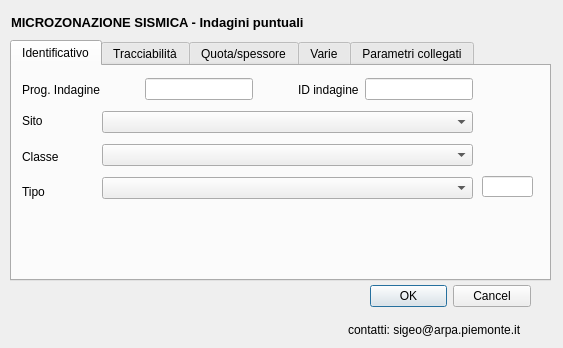
<?xml version="1.0" encoding="UTF-8"?>
<ui version="4.0">
 <class>Dialog</class>
 <widget class="QDialog" name="Dialog">
  <property name="geometry">
   <rect>
    <x>0</x>
    <y>0</y>
    <width>563</width>
    <height>348</height>
   </rect>
  </property>
  <property name="minimumSize">
   <size>
    <width>563</width>
    <height>0</height>
   </size>
  </property>
  <property name="font">
   <font>
    <family>Arial</family>
   </font>
  </property>
  <property name="windowTitle">
   <string>Indagini Puntuali</string>
  </property>
  <widget class="QDialogButtonBox" name="buttonBox">
   <property name="geometry">
    <rect>
     <x>370</x>
     <y>280</y>
     <width>161</width>
     <height>32</height>
    </rect>
   </property>
   <property name="orientation">
    <enum>Qt::Horizontal</enum>
   </property>
   <property name="standardButtons">
    <set>QDialogButtonBox::Cancel|QDialogButtonBox::Ok</set>
   </property>
  </widget>
  <widget class="QLabel" name="label_10">
   <property name="geometry">
    <rect>
     <x>20</x>
     <y>290</y>
     <width>91</width>
     <height>41</height>
    </rect>
   </property>
   <property name="text">
    <string/>
   </property>
   <property name="pixmap">
    <pixmap>resources/arpa.gif</pixmap>
   </property>
  </widget>
  <widget class="QLabel" name="label_16">
   <property name="geometry">
    <rect>
     <x>130</x>
     <y>290</y>
     <width>131</width>
     <height>41</height>
    </rect>
   </property>
   <property name="text">
    <string/>
   </property>
   <property name="pixmap">
    <pixmap>resources/rp.gif</pixmap>
   </property>
  </widget>
  <widget class="QLabel" name="label_17">
   <property name="geometry">
    <rect>
     <x>348</x>
     <y>320</y>
     <width>181</width>
     <height>20</height>
    </rect>
   </property>
   <property name="text">
    <string>contatti: sigeo@arpa.piemonte.it</string>
   </property>
  </widget>
  <widget class="QWidget" name="layoutWidget">
   <property name="geometry">
    <rect>
     <x>11</x>
     <y>11</y>
     <width>531</width>
     <height>22</height>
    </rect>
   </property>
   <layout class="QHBoxLayout" name="horizontalLayout">
    <item>
     <widget class="QLabel" name="label_6">
      <property name="font">
       <font>
        <pointsize>10</pointsize>
        <weight>75</weight>
        <bold>true</bold>
       </font>
      </property>
      <property name="text">
       <string>MICROZONAZIONE SISMICA - Indagini puntuali</string>
      </property>
     </widget>
    </item>
    <item>
     <spacer name="horizontalSpacer">
      <property name="orientation">
       <enum>Qt::Horizontal</enum>
      </property>
      <property name="sizeHint" stdset="0">
       <size>
        <width>40</width>
        <height>20</height>
       </size>
      </property>
     </spacer>
    </item>
   </layout>
  </widget>
  <widget class="QTabWidget" name="Identificativo">
   <property name="geometry">
    <rect>
     <x>10</x>
     <y>40</y>
     <width>541</width>
     <height>241</height>
    </rect>
   </property>
   <property name="currentIndex">
    <number>0</number>
   </property>
   <widget class="QWidget" name="tab">
    <attribute name="title">
     <string>Identificativo</string>
    </attribute>
    <widget class="QLineEdit" name="tipo_ind">
     <property name="geometry">
      <rect>
       <x>470</x>
       <y>110</y>
       <width>51</width>
       <height>21</height>
      </rect>
     </property>
    </widget>
    <widget class="QWidget" name="layoutWidget">
     <property name="geometry">
      <rect>
       <x>90</x>
       <y>40</y>
       <width>371</width>
       <height>101</height>
      </rect>
     </property>
     <layout class="QVBoxLayout" name="verticalLayout">
      <item>
       <widget class="QComboBox" name="pkey_spu"/>
      </item>
      <item>
       <widget class="QComboBox" name="classe_ind"/>
      </item>
      <item>
       <widget class="QComboBox" name="tipo_indcmb"/>
      </item>
     </layout>
    </widget>
    <widget class="QWidget" name="layoutWidget">
     <property name="geometry">
      <rect>
       <x>10</x>
       <y>10</y>
       <width>451</width>
       <height>27</height>
      </rect>
     </property>
     <layout class="QHBoxLayout" name="horizontalLayout_2">
      <item>
       <widget class="QLabel" name="label_3">
        <property name="toolTip">
         <string/>
        </property>
        <property name="statusTip">
         <string/>
        </property>
        <property name="whatsThis">
         <string/>
        </property>
        <property name="text">
         <string>Prog. Indagine</string>
        </property>
       </widget>
      </item>
      <item>
       <spacer name="horizontalSpacer_3">
        <property name="orientation">
         <enum>Qt::Horizontal</enum>
        </property>
        <property name="sizeHint" stdset="0">
         <size>
          <width>40</width>
          <height>20</height>
         </size>
        </property>
       </spacer>
      </item>
      <item>
       <widget class="QLineEdit" name="pkey_indpu">
        <property name="toolTip">
         <string extracomment="pippo"/>
        </property>
        <property name="whatsThis">
         <string/>
        </property>
       </widget>
      </item>
      <item>
       <spacer name="horizontalSpacer_2">
        <property name="orientation">
         <enum>Qt::Horizontal</enum>
        </property>
        <property name="sizeHint" stdset="0">
         <size>
          <width>40</width>
          <height>20</height>
         </size>
        </property>
       </spacer>
      </item>
      <item>
       <widget class="QLabel" name="label_5">
        <property name="toolTip">
         <string/>
        </property>
        <property name="statusTip">
         <string/>
        </property>
        <property name="whatsThis">
         <string/>
        </property>
        <property name="text">
         <string>ID indagine</string>
        </property>
       </widget>
      </item>
      <item>
       <widget class="QLineEdit" name="ID_INDPU">
        <property name="toolTip">
         <string extracomment="pippo"/>
        </property>
        <property name="whatsThis">
         <string/>
        </property>
       </widget>
      </item>
     </layout>
    </widget>
    <widget class="QWidget" name="layoutWidget">
     <property name="geometry">
      <rect>
       <x>10</x>
       <y>40</y>
       <width>71</width>
       <height>101</height>
      </rect>
     </property>
     <layout class="QVBoxLayout" name="verticalLayout_2">
      <item>
       <widget class="QLabel" name="label_4">
        <property name="text">
         <string>Sito</string>
        </property>
       </widget>
      </item>
      <item>
       <widget class="QLabel" name="label">
        <property name="text">
         <string>Classe</string>
        </property>
       </widget>
      </item>
      <item>
       <widget class="QLabel" name="label_2">
        <property name="text">
         <string>Tipo</string>
        </property>
       </widget>
      </item>
     </layout>
    </widget>
   </widget>
   <widget class="QWidget" name="tab_2">
    <attribute name="title">
     <string>Tracciabilità</string>
    </attribute>
    <widget class="QWidget" name="layoutWidget">
     <property name="geometry">
      <rect>
       <x>170</x>
       <y>30</y>
       <width>351</width>
       <height>181</height>
      </rect>
     </property>
     <layout class="QVBoxLayout" name="verticalLayout_3">
      <item>
       <widget class="QLineEdit" name="id_indpuex"/>
      </item>
      <item>
       <widget class="QLineEdit" name="arch_ex"/>
      </item>
      <item>
       <widget class="QPlainTextEdit" name="note_ind"/>
      </item>
     </layout>
    </widget>
    <widget class="QWidget" name="layoutWidget">
     <property name="geometry">
      <rect>
       <x>10</x>
       <y>30</y>
       <width>151</width>
       <height>81</height>
      </rect>
     </property>
     <layout class="QVBoxLayout" name="verticalLayout_4">
      <item>
       <widget class="QLabel" name="lbl_valore1_2">
        <property name="enabled">
         <bool>true</bool>
        </property>
        <property name="text">
         <string>Precedente Identificativo</string>
        </property>
       </widget>
      </item>
      <item>
       <widget class="QLabel" name="lbl_valore1">
        <property name="enabled">
         <bool>true</bool>
        </property>
        <property name="text">
         <string>Nome precedente archivio</string>
        </property>
       </widget>
      </item>
      <item>
       <widget class="QLabel" name="lbl_valore2">
        <property name="text">
         <string>Note</string>
        </property>
       </widget>
      </item>
     </layout>
    </widget>
   </widget>
   <widget class="QWidget" name="tab_3">
    <attribute name="title">
     <string>Quota/spessore</string>
    </attribute>
    <widget class="QWidget" name="layoutWidget">
     <property name="geometry">
      <rect>
       <x>160</x>
       <y>20</y>
       <width>191</width>
       <height>181</height>
      </rect>
     </property>
     <layout class="QVBoxLayout" name="verticalLayout_5">
      <item>
       <widget class="QLineEdit" name="prof_top"/>
      </item>
      <item>
       <widget class="QLineEdit" name="prof_bot"/>
      </item>
      <item>
       <widget class="QLineEdit" name="spessore"/>
      </item>
      <item>
       <widget class="QLineEdit" name="quota_slm_top"/>
      </item>
      <item>
       <widget class="QLineEdit" name="quota_slm_bot"/>
      </item>
     </layout>
    </widget>
    <widget class="QWidget" name="layoutWidget">
     <property name="geometry">
      <rect>
       <x>10</x>
       <y>20</y>
       <width>141</width>
       <height>181</height>
      </rect>
     </property>
     <layout class="QVBoxLayout" name="verticalLayout_6">
      <item>
       <widget class="QLabel" name="lbl_valore1_3">
        <property name="enabled">
         <bool>true</bool>
        </property>
        <property name="text">
         <string>Profondità del top </string>
        </property>
       </widget>
      </item>
      <item>
       <widget class="QLabel" name="lbl_valore1_4">
        <property name="enabled">
         <bool>true</bool>
        </property>
        <property name="text">
         <string>Profondità del bottom </string>
        </property>
       </widget>
      </item>
      <item>
       <widget class="QLabel" name="lbl_valore1_5">
        <property name="enabled">
         <bool>true</bool>
        </property>
        <property name="text">
         <string>Spessore complessivo</string>
        </property>
       </widget>
      </item>
      <item>
       <widget class="QLabel" name="lbl_valore1_6">
        <property name="enabled">
         <bool>true</bool>
        </property>
        <property name="text">
         <string>Quota slm top</string>
        </property>
       </widget>
      </item>
      <item>
       <widget class="QLabel" name="lbl_valore1_7">
        <property name="enabled">
         <bool>true</bool>
        </property>
        <property name="text">
         <string>Quota slm bottom</string>
        </property>
       </widget>
      </item>
     </layout>
    </widget>
    <widget class="QWidget" name="layoutWidget">
     <property name="geometry">
      <rect>
       <x>370</x>
       <y>20</y>
       <width>44</width>
       <height>181</height>
      </rect>
     </property>
     <layout class="QVBoxLayout" name="verticalLayout_7">
      <item>
       <widget class="QLabel" name="label_8">
        <property name="text">
         <string>[m]</string>
        </property>
       </widget>
      </item>
      <item>
       <widget class="QLabel" name="label_9">
        <property name="text">
         <string>[m]</string>
        </property>
       </widget>
      </item>
      <item>
       <widget class="QLabel" name="label_11">
        <property name="text">
         <string>[m]</string>
        </property>
       </widget>
      </item>
      <item>
       <widget class="QLabel" name="label_12">
        <property name="text">
         <string>[m slm]</string>
        </property>
       </widget>
      </item>
      <item>
       <widget class="QLabel" name="label_13">
        <property name="text">
         <string>[m slm]</string>
        </property>
       </widget>
      </item>
     </layout>
    </widget>
   </widget>
   <widget class="QWidget" name="tab_4">
    <attribute name="title">
     <string>Varie</string>
    </attribute>
    <widget class="QWidget" name="layoutWidget">
     <property name="geometry">
      <rect>
       <x>220</x>
       <y>20</y>
       <width>301</width>
       <height>109</height>
      </rect>
     </property>
     <layout class="QVBoxLayout" name="verticalLayout_8">
      <item>
       <widget class="QDateEdit" name="data_ind">
        <property name="displayFormat">
         <string>dd/MM/yyyy</string>
        </property>
       </widget>
      </item>
      <item>
       <widget class="QLineEdit" name="doc_pag"/>
      </item>
      <item>
       <widget class="QLineEdit" name="doc_ind">
        <property name="text">
         <string/>
        </property>
       </widget>
      </item>
     </layout>
    </widget>
    <widget class="QWidget" name="layoutWidget">
     <property name="geometry">
      <rect>
       <x>10</x>
       <y>20</y>
       <width>201</width>
       <height>111</height>
      </rect>
     </property>
     <layout class="QVBoxLayout" name="verticalLayout_9">
      <item>
       <widget class="QLabel" name="labe">
        <property name="enabled">
         <bool>true</bool>
        </property>
        <property name="text">
         <string>Data esecuzione</string>
        </property>
       </widget>
      </item>
      <item>
       <widget class="QLabel" name="data_ind_2">
        <property name="enabled">
         <bool>true</bool>
        </property>
        <property name="text">
         <string>Pagina contenente l'indagine</string>
        </property>
       </widget>
      </item>
      <item>
       <widget class="QLabel" name="data_ind_3">
        <property name="enabled">
         <bool>true</bool>
        </property>
        <property name="text">
         <string>Nome file contenente l'indagine</string>
        </property>
       </widget>
      </item>
     </layout>
    </widget>
   </widget>
   <widget class="QWidget" name="tab_5">
    <attribute name="title">
     <string>Parametri collegati</string>
    </attribute>
    <widget class="QTableWidget" name="tableParametri">
     <property name="enabled">
      <bool>true</bool>
     </property>
     <property name="geometry">
      <rect>
       <x>10</x>
       <y>10</y>
       <width>521</width>
       <height>151</height>
      </rect>
     </property>
     <property name="editTriggers">
      <set>QAbstractItemView::AnyKeyPressed|QAbstractItemView::EditKeyPressed</set>
     </property>
     <property name="selectionMode">
      <enum>QAbstractItemView::SingleSelection</enum>
     </property>
     <property name="selectionBehavior">
      <enum>QAbstractItemView::SelectRows</enum>
     </property>
     <attribute name="horizontalHeaderMinimumSectionSize">
      <number>30</number>
     </attribute>
    </widget>
    <widget class="QPushButton" name="btnApriForm">
     <property name="geometry">
      <rect>
       <x>430</x>
       <y>170</y>
       <width>101</width>
       <height>27</height>
      </rect>
     </property>
     <property name="text">
      <string>Apri  Parametro</string>
     </property>
    </widget>
   </widget>
  </widget>
  <zorder>layoutWidget</zorder>
  <zorder>buttonBox</zorder>
  <zorder>label_10</zorder>
  <zorder>label_16</zorder>
  <zorder>label_17</zorder>
  <zorder>Identificativo</zorder>
 </widget>
 <resources/>
 <connections>
  <connection>
   <sender>buttonBox</sender>
   <signal>accepted()</signal>
   <receiver>Dialog</receiver>
   <slot>accept()</slot>
   <hints>
    <hint type="sourcelabel">
     <x>248</x>
     <y>254</y>
    </hint>
    <hint type="destinationlabel">
     <x>157</x>
     <y>274</y>
    </hint>
   </hints>
  </connection>
  <connection>
   <sender>buttonBox</sender>
   <signal>rejected()</signal>
   <receiver>Dialog</receiver>
   <slot>reject()</slot>
   <hints>
    <hint type="sourcelabel">
     <x>316</x>
     <y>260</y>
    </hint>
    <hint type="destinationlabel">
     <x>286</x>
     <y>274</y>
    </hint>
   </hints>
  </connection>
 </connections>
</ui>
